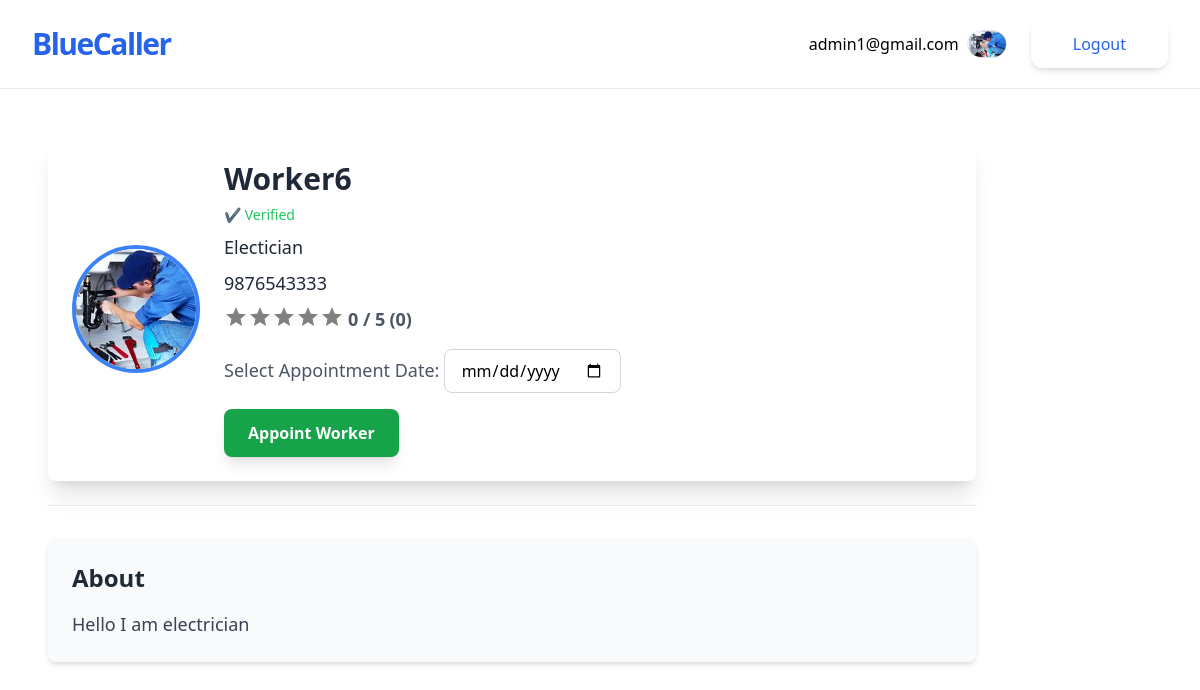
The page /worker/13/ (signed in) on the database its author committed.
### accounts/models.py (models this page shows, shortened)
class CustomUser(AbstractUser):
    pass

### jobs/models.py (models this page shows, shortened)
class Worker(models.Model):
    owner=models.OneToOneField(User,on_delete=models.CASCADE)
    name=models.CharField(max_length=50)
    phone_number=PhoneNumberField(region="NP", unique=True)
    tagline=models.CharField(max_length=100)
    bio=models.TextField(blank=True)
    profile_pic=models.ImageField(upload_to="profiles/", blank=True)
    verified = models.BooleanField(default=False)
    citizenship_image = models.ImageField(upload_to='citizenship/', blank=True, null=True)
    certificate_file = models.FileField(upload_to='certificates/', blank=True, null=True)
    latitude = models.CharField(max_length=20,null=True,blank=True)
    longitude = models.CharField(max_length=20,null=True,blank=True)
    appointed = models.BooleanField(default=False)
    appointment_date = models.DateTimeField(null=True, blank=True)

### jobs/views.py (the view)
# urls.py: path('worker/<int:pk>/',WorkerDetailView.as_view(), name='worker-detail'),
class WorkerDetailView(LoginRequiredMixin, DetailView):
    model = Worker
    template_name = 'jobs/worker_detail.html'  # Specify your template file
    def get_queryset(self):
        return Worker.objects.all()
    def get_object(self, queryset=None):
        worker = super().get_object(queryset)
        if self.request.user != worker.owner and not hasattr(self.request.user, 'customer'):
            raise PermissionDenied("You do not have permission to view this worker's details.")
        return worker
    def get_context_data(self, **kwargs):
        context = super().get_context_data(**kwargs)
        worker = self.get_object()
        average_rating = WorkerRating.objects.filter(appointment__worker=worker).aggregate(Avg('average_rating'))['average_rating__avg']
        context['average_rating'] = round(average_rating, 1) if average_rating else 0  # Default to 0 if no ratings exist
        total_ratings = WorkerRating.objects.filter(appointment__worker=worker).count()
        context['total_ratings'] = total_ratings
        full_stars = int(context['average_rating'])
        half_star = 1 if context['average_rating'] % 1 >= 0.5 else 0
        empty_stars = 5 - (full_stars + half_star)
        context['full_stars'] = [1] * full_stars  # List of full stars
        context['half_star'] = [1] * half_star  # List for half star (1 or 0)
        context['empty_stars'] = [1] * empty_stars  # List of empty stars
        return context

### jobs/templates/jobs/worker_detail.html (shortened to what this page needs)
{% extends 'jobs/_base.html' %}
{% block content %}
    <div class="bg-white p-6 rounded-lg shadow-xl">
        <div class="flex items-center space-x-6">
            <div>
                {% if worker.profile_pic %}
                    <img class="w-32 h-32 object-cover rounded-full border-4 border-blue-500" src="{{ worker.profile_pic.url }}" alt="Profile pic">
                {% endif %}
            </div>
            <div>
                <h1 class="text-3xl font-semibold text-gray-800">{{ object.name }}</h1>
                <div class="flex items-center space-x-2 text-sm text-gray-600 mt-2">
                    {% if worker.verified %}
                        <span class="text-green-500">&#10004; Verified</span>
                    {% else %}
                        <span class="text-red-500">&#10008; Not Verified</span>
                    {% endif %}
                </div>
                <p class="text-lg text-gray-800 mt-2">{{ object.tagline }}</p>
                <p class="text-lg text-gray-800 mt-2">{{ object.phone_number }}</p>
                <div class="mt-2 flex items-center justify-normal">
                    <div class="flex space-x-1">
                        <div class="rating flex justify-center">
                            <div class="stars flex">
                                {% for star in empty_stars %}
                                    <svg xmlns="http://www.w3.org/2000/svg" viewBox="0 0 24 24" width="24" height="24" fill="gray">
                                        <path d="M12 17.27L18.18 21l-1.64-7.03L22 9.24l-7.19-.61L12 2 9.19 8.63 2 9.24l5.46 4.73L5.82 21z"/>
                                    </svg>
                                {% endfor %}
                            </div>
                        </div>
                        <p class="text-gray-600 text-lg font-bold">{{ average_rating }} / 5</p>
                        <p class="text-gray-600 text-lg font-semibold">({{ total_ratings }})</p>
                    </div>
                </div>
                <form action="{% url 'appoint-worker' worker.id %}" method="post" class="mt-2">
                    <div class="mt-2">
                        <label for="appointment_date" class="text-gray-600 text-lg font-medium">Select Appointment Date:</label>
                        <input
                            type="date"
                            id="appointment_date"
                            name="appointment_date"
                            class="mt-2 px-4 py-2 border border-gray-300 rounded-lg focus:ring-2 focus:ring-blue-500 focus:outline-none"
                            required
                        >
                    </div>
                    <button type="submit" class="mt-4 px-6 py-3 bg-green-600 text-white font-semibold rounded-lg shadow-lg hover:bg-green-700 transform hover:scale-105 transition duration-300 ease-in-out">
                        Appoint Worker
                    </button>
                </form>
            </div>
        </div>
    </div>
    <hr class="my-6">
    <div class="bg-gray-50 p-6 rounded-lg shadow-md mt-8">
        <h2 class="text-2xl font-semibold text-gray-800 mb-4">About</h2>
        <div class="prose text-lg text-gray-700">
            {{ object.bio }}
        </div>
    </div>
{% endblock content %}

### jobs/templates/jobs/_base.html (shortened to what this page needs)
<!DOCTYPE html>
<html lang="en">
<head>
    <script src="https://cdn.tailwindcss.com"></script>
</head>
<body>
    <div class=" w-full max-w-7xl mx-auto">
        <div class="flex flex-col max-w-screen-xl p-5 mx-auto md:items-center md:justify-between md:flex-row md:px-6 lg:px-8 border-b">
            <div class="flex flex-row items-center justify-between lg:justify-start">
                <a href="{% url 'worker-list' %}" class="text-3xl font-bold tracking-tighter text-blue-600 transition duration-500 ease-in-out transform tracking-relaxed lg:pr-8"> BlueCaller </a>
            </div>
            <nav class="flex-col items-center flex-grow hidden pb-4 md:pb-0 md:flex md:justify-end md:flex-row lg:pl-2">
                <div class="inline-flex items-center gap-2 list-none lg:ml-auto">
                    {% if user.is_authenticated %}
                    <p>{{user.email}}</p>
                    {% if user.worker.profile_pic %}
                    <img class="w-10 border rounded-full mr-4" src="{{ user.worker.profile_pic.url }}" alt="Profile pic">
                    {% endif %}
                    <form action="{% url 'account_logout' %}" method="POST">
                        <button type="submit" class="items-center block px-10 py-2.5 text-base font-medium text-center text-blue-600 transition duration-500 ease-in-out transform border-2 border-white shadow-md rounded-xl focus:outline-none focus:ring-2 focus:ring-offset-2 focus:ring-gray-500">Logout</button>
                    </form>
                    {% endif %}
                </div>
            </nav>
        </div>
        <div class="container p-12">
            {% block content %}
            {% endblock content %}
        </div>
    </div>
</body>
</html>

### rows shown on the page
CustomUser: email "admin1@gmail.com", worker.profile_pic (picture)
Worker: profile_pic (picture), name "Worker6", tagline "Electician", phone_number "9876543333", bio "Hello I am electrician"

### other values the page prints
{{ average_rating }} "0"
{{ total_ratings }} "0"
